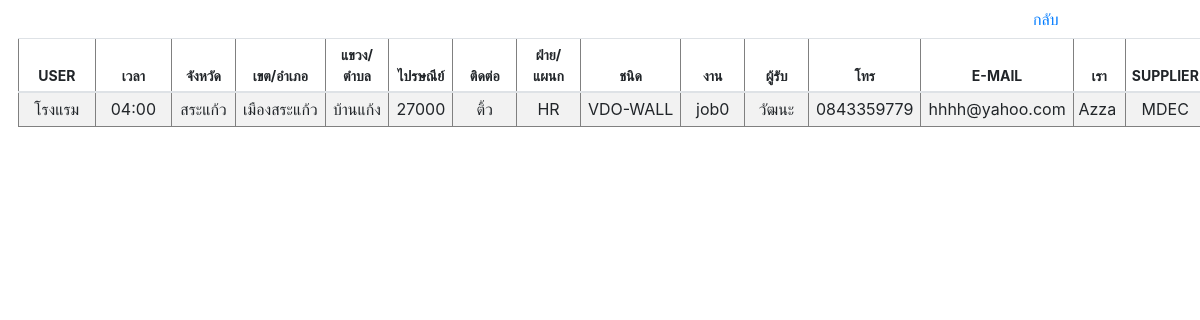
/customer/customer_look_up.php, run on an earlier commit of the app's database.
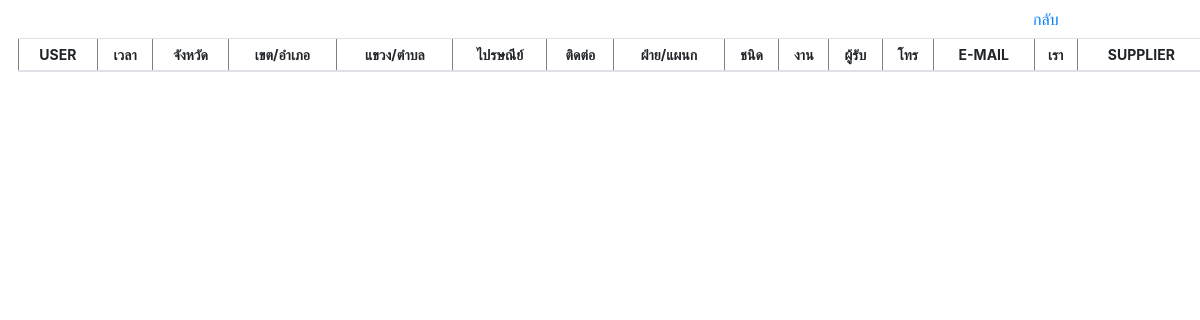
And on a later commit of the database.
### tables this page shows
CREATE TABLE `customer` (
  `REF_NO` varchar(255) NOT NULL,
  `CUSTOMER_ID` int(10) NOT NULL,
  `CREATE_DATE` varchar(255) NOT NULL,
  `TIME` varchar(255) NOT NULL,
  `AMOUNT` float NOT NULL,
  `PROJECT` varchar(255) NOT NULL,
  `USER` varchar(255) NOT NULL,
  `UNIT` varchar(255) NOT NULL,
  `DEALER` varchar(255) NOT NULL,
  `BRANDNAME` varchar(255) NOT NULL,
  `SERIES` varchar(255) NOT NULL,
  `LOGO` varchar(255) DEFAULT NULL,
  `GOODS` varchar(255) NOT NULL
);

### customer/customer_look_up.php (the view, shortened to what this page needs)
<?php
$idx=0;
$conn=new Databases;
$conn = $conn->__construct();
$JOB = $_POST['SEARCH_JOB'];
$SEARCH_USER = $_POST['SEARCH_USER'];
$SEARCH_DEALER = $_POST['SEARCH_DEALER'];
$query = "SELECT * FROM customer WHERE REF_NO LIKE '%$JOB%' AND USER LIKE '%$SEARCH_USER%' AND DEALER LIKE '%$SEARCH_DEALER%'";
$result = mysqli_query($conn, $query);
?>
<!DOCTYPE html PUBLIC "-//W3C//DTD XHTML 1.0 Transitional//EN" "http://www.w3.org/TR/xhtml1/DTD/xhtml1-transitional.dtd">
<html xmlns="http://www.w3.org/1999/xhtml">
<head>
<link rel="stylesheet" href="https://cdn.jsdelivr.net/npm/bootstrap@4.6.0/dist/css/bootstrap.min.css">
    <link href="https://unpkg.com/gijgo@1.9.13/css/gijgo.min.css" rel="stylesheet" type="text/css" />
</head>
<body>
<a style="margin-left:85%" class="btn btn-link" href="customer.php">กลับ</a>
<table border='1' style="width:99%; margin-left:1.5%" class="table table-striped table-sm">
  <thead align="center" style="font-size:14px;">
    <tr>
      <th>USER</th>
      <th>เวลา</th>
      <th>จังหวัด</th>
      <th>เขต/อำเภอ</th>
      <th>แขวง/ตำบล</th>
      <th>ไปรษณีย์</th>
      <th>ติดต่อ</th>
      <th>ฝ่าย/แผนก</th>
      <th>ชนิด</th>
      <th>งาน</th>
      <th>ผู้รับ</th>
      <th>โทร</th>
      <th>E-MAIL</th>
      <th>เรา</th>
      <th>SUPPLIER</th>
    </tr>
  </thead>
  <tbody>
      <?php
		while($row = mysqli_fetch_array($result))
		{$idx=$idx+1;
		?>
        <td width="6%" align="center"><nobr><?php echo $row['USER'] ;?></nobr></td>
        <td width="6%" align="center"><nobr><?php echo $row['TIME'] ;?></nobr></td>
        <td width="5%" align="center"><nobr><?php echo preg_replace('/[0-9]+/', '', $row['PROVINCE']) ;?></nobr></td>
        <td width="5%" align="center"><nobr><?php echo preg_replace('/[0-9]+/', '', $row['DISTRICT']) ;?></nobr></td>
        <td width="5%" align="center"><nobr><?php echo preg_replace('/[0-9]+/', '', $row['SUBDISTRICT']) ;?></nobr></td>
        <td width="5%" align="center"><nobr><?php echo $row['ZIPCODE'] ;?></nobr></td>
        <td width="5%" align="center"><nobr><?php echo $row['CONTACT'] ;?></nobr></td>
        <td width="5%" align="center"><nobr><?php echo $row['DEPARTMENT'] ;?></nobr></td>
        <td width="5%" align="center"><nobr><?php echo $row['SERIES'] ;?></nobr></td>
        <td width="5%" align="center"><nobr><?php echo $row['PROJECT']; ?></nobr></td>
        <td width="5%" align="center"><nobr><?php echo $row['NAME'] ;?></nobr></td>
        <td width="5%" align="center"><nobr><?php echo $row['PHONE'] ;?></nobr></td>
        <td width="5%" align="center"><nobr><?php echo $row['EMAIL'] ;?></nobr></td>
        <td width="4%" align="left"><nobr><?php echo $row['WE'] ;?></nobr></td>
        <td width="3%" align="center"><nobr><?php echo $row['SUPPLIER'] ;?></nobr></td>
        <?php
		}
?>
   </tbody>
</table>
</body>
</body>
</html>

What changed in the data, as far as the page shows it:
removed customer: USER "โรงแรม", TIME "04:00", PROVINCE "สระแก้ว", DISTRICT "เมืองสระแก้ว", SUBDISTRICT "บ้านแก้ง", ZIPCODE "27000", CONTACT "ติ้ว", DEPARTMENT "HR", SERIES "VDO-WALL", PROJECT "job0", NAME "วัฒนะ", PHONE "0843359779", EMAIL "hhhh@yahoo.com", WE "Azza", SUPPLIER "MDEC"
